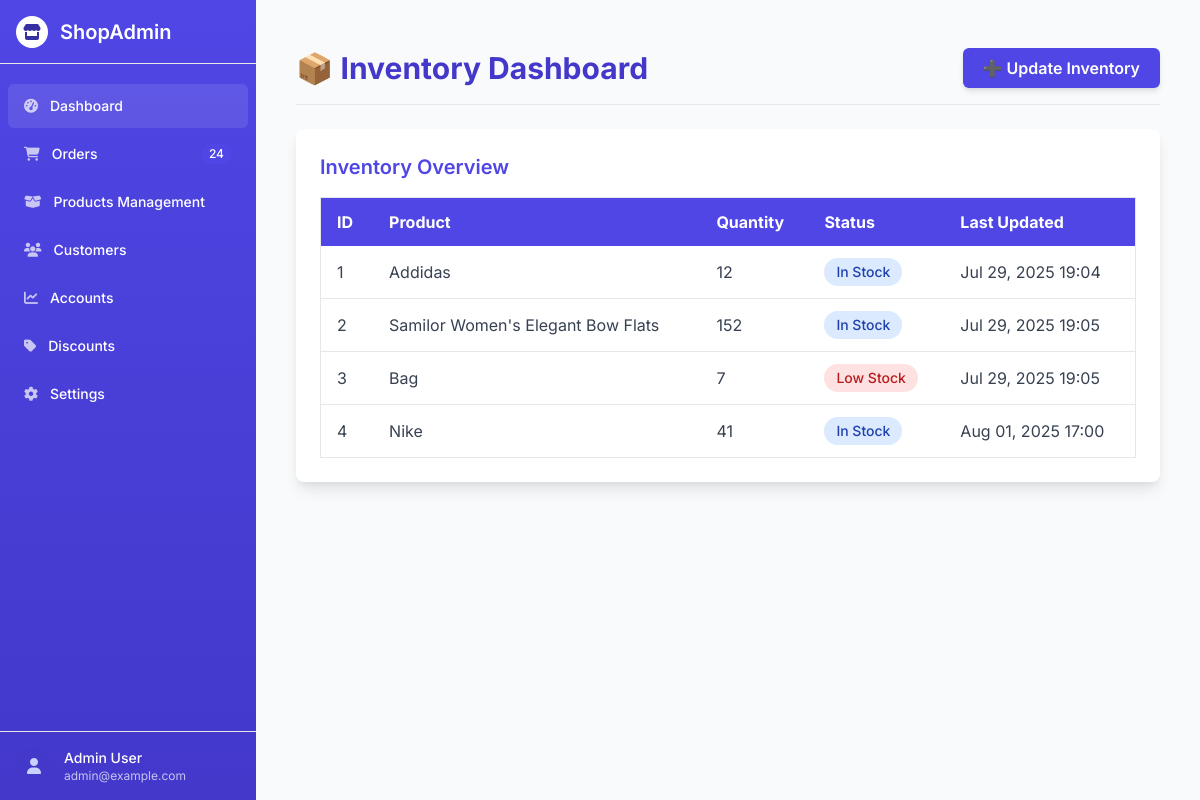
The app's page /inventory/, older data.
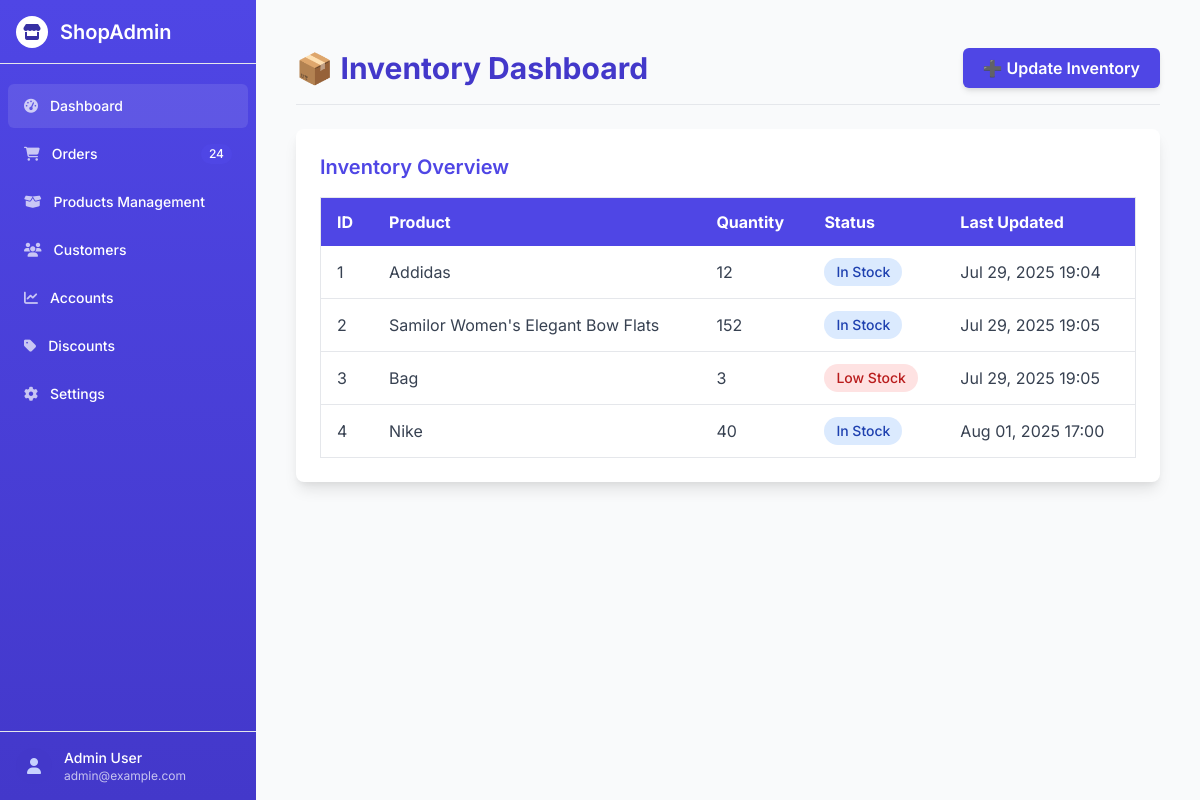
The same page, newer data.
### InventoryLog/models.py (models this page shows)
class InventoryLog(models.Model):
    Product = models.ForeignKey(Product, on_delete=models.CASCADE)
    quantity = models.IntegerField(null = False)
    remarks = models.TextField(blank=True, null=True)
    created_at = models.DateTimeField(auto_now_add=True)
    class Meta:
        ordering = ['created_at']

### store/models.py (models this page shows)
class Product (models.Model):
    category = models.ForeignKey(Category, on_delete=models.CASCADE)
    name = models.CharField(max_length = 100)
    slug = models.SlugField(max_length = 100)
    description = models.TextField()
    price = models.DecimalField(max_digits=10, decimal_places=2)
    image = models.ImageField(upload_to = 'products/')

### InventoryLog/views.py (the view)
# urls.py: path('', views.inventory_home, name='inventory_home'),
def inventory_home (request):
    all_inventory = InventoryLog.objects.all()
    context = {'inventoryLogs': all_inventory}
    return render(request,'inventory/inventory_home.html',context)

### store/context_processors.py (called while the page is built, shortened)
def cart_data(request):
    cart = request.session.get('cart', {})
    cart_item_count = 0
    cart_items = []
    total_amount = 0
    return {
        'cart_items': cart_items,
        'total_amount': total_amount,
        'cart_item_count': cart_item_count,
    }

### templates/inventory/inventory_home.html (shortened to what this page needs)
{% extends 'orders/base.html' %}
{% load static %}
{% block content %}
<div class="container mx-auto px-4 py-6">
    <div class="flex justify-between items-center mb-6 border-b pb-4">
        <h1 class="text-3xl font-bold text-indigo-700">📦 Inventory Dashboard</h1>
        <button id="open-update-modal"
                class="bg-indigo-600 hover:bg-indigo-700 text-white font-semibold px-5 py-2 rounded-md shadow-md transition">
            ➕ Update Inventory
        </button>
    </div>
    <div class="bg-white shadow-lg rounded-lg p-6">
        <h2 class="text-xl font-semibold text-indigo-600 mb-4">Inventory Overview</h2>
        <div class="overflow-x-auto">
            <table class="min-w-full table-auto border border-gray-200">
                <thead>
                    <tr class="bg-indigo-600 text-white">
                        <th class="px-4 py-3 text-left">ID</th>
                        <th class="px-4 py-3 text-left">Product</th>
                        <th class="px-4 py-3 text-left">Quantity</th>
                        <th class="px-4 py-3 text-left">Status</th>
                        <th class="px-4 py-3 text-left">Last Updated</th>
                    </tr>
                </thead>
                <tbody class="text-gray-700">
                    {% for log in inventoryLogs %}
                    <tr class="hover:bg-indigo-50 border-b">
                        <td class="px-4 py-3">{{ log.id }}</td>
                        <td class="px-4 py-3">{{ log.Product.name }}</td>
                        <td class="px-4 py-3">{{ log.quantity }}</td>
                        <td class="px-4 py-3">
                            <span class="inline-block px-3 py-1 text-sm font-medium rounded-full
                                         {% if log.quantity > 10 %}
                                             bg-blue-100 text-blue-800
                                         {% else %}
                                             bg-red-100 text-red-700
                                         {% endif %}">
                                {% if log.quantity > 10 %}In Stock{% else %}Low Stock{% endif %}
                            </span>
                        </td>
                        <td class="px-4 py-3">{{ log.created_at|date:"M d, Y H:i" }}</td>
                    </tr>
                    {% endfor %}
                </tbody>
            </table>
        </div>
    </div>
</div>
{% endblock %}

Row changes from the older to the newer data that the page shows:
changed InventoryLog "Bag": quantity "7" → "3"
changed InventoryLog "Aug 01, 2025 17:00": quantity "41" → "40"
